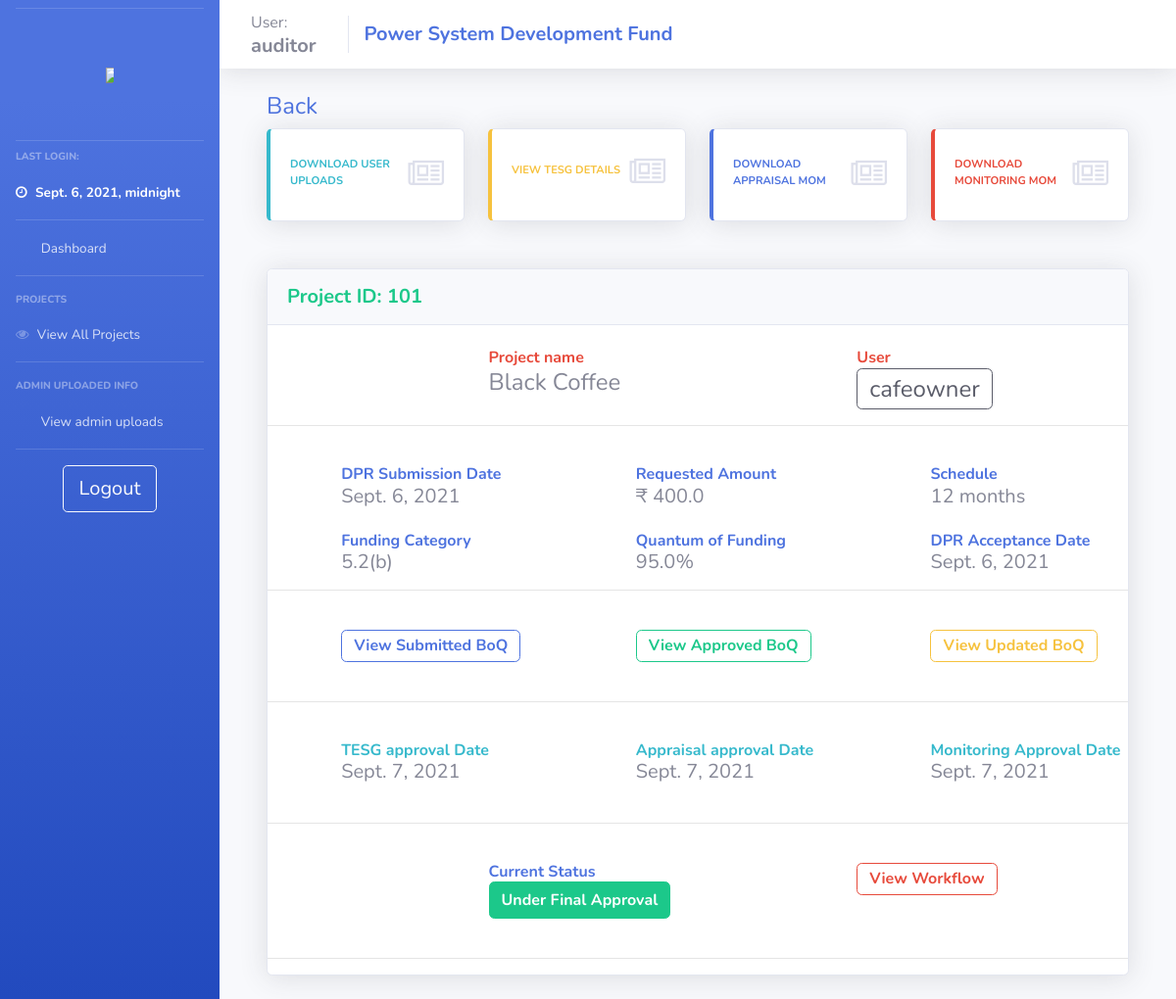
Before: /auditor_project_details/4 (signed in) with the older database file.
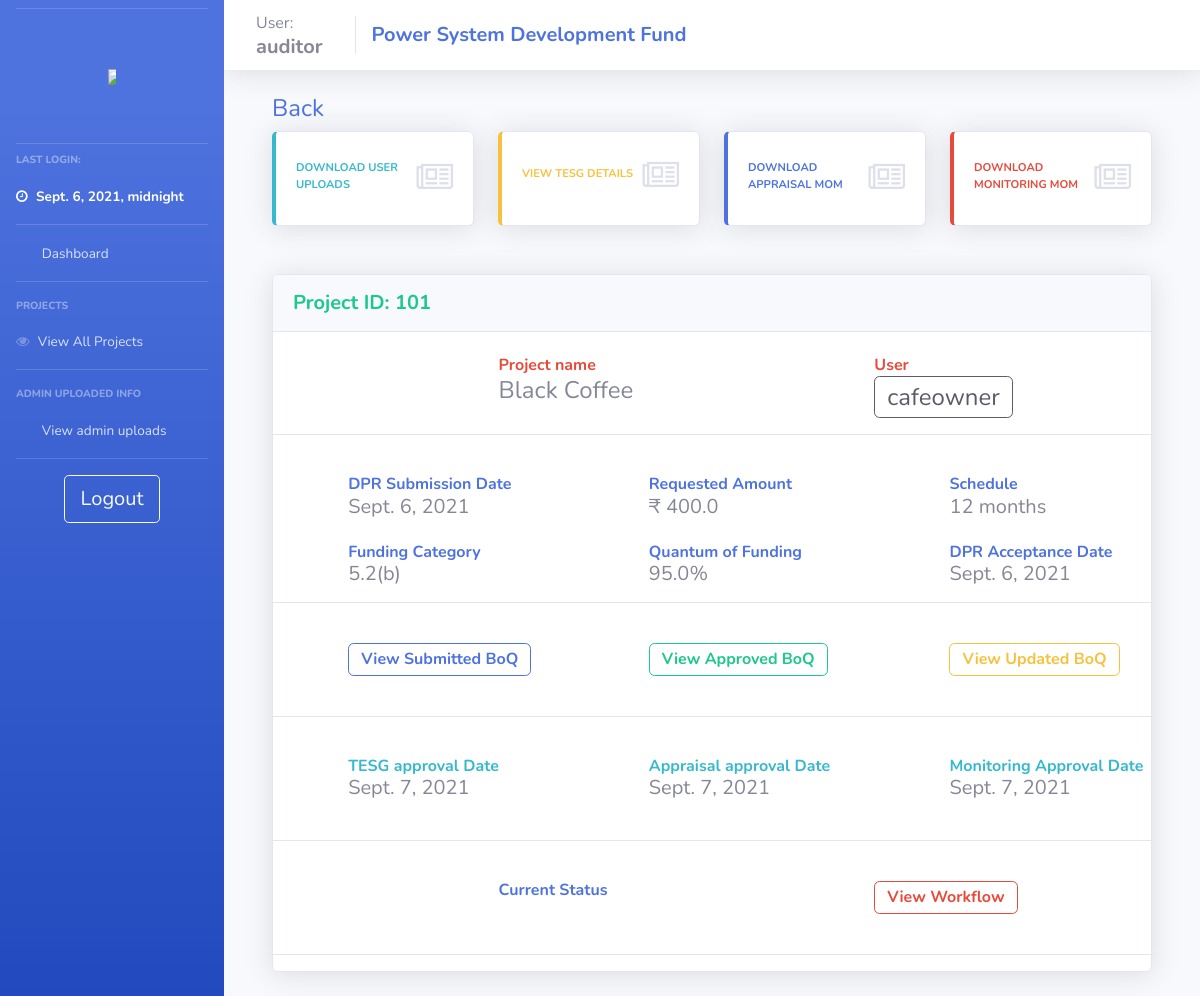
After: the same page with the newer database file.
### psdf_main/auditor_control.py (the view)
# urls.py: path('auditor_project_details/<str:projid>', views.auditor_project_details, name="auditor_project_details"),
def auditor_project_details(request, projid):
    if auditoronline(request):
        context = full_auditor_context(request)
        context['proj'] = projects.objects.get(id = projid)
        context['proj'].workflow = context['proj'].workflow.split(']*[')[1:]
        context['tesgs'] = TESG_master.objects.filter(project = context['proj'])
        return render(request, 'psdf_main/_auditor_view_project.html', context)
    else:
        return oops(request)

### psdf_main/helpers.py (called while the page is built)
def auditoronline(request):
    if (request.session.has_key('auditor')):
        return True
    else:
        return False

def full_auditor_context(request):
    if auditoronline(request):
        context = {'user':userDetails('auditor')}
        context['pending_projects'] = temp_projects.objects.all()
        context['all_projs'] = projects.objects.all()
        context['tesgs'] = TESG_admin.objects.all()
        context['apprs'] = Appraisal_admin.objects.all()
        context['monis'] = Monitoring_admin.objects.all()
        return context
    else:
        return {}

### psdf_main/templates/psdf_main/_auditor_view_project.html (shortened to what the changed rows need)
{% extends 'psdf_main/includes/auditor_layout.html'%} {% load static %} {% block body %}
<div class="container-fluid">
    <br>
    <div class="row">
        <div class="col-lg-12">
            <div class="card shadow mb-4">
                <br>
                <hr><br>
                <br>
                <br>
                <br>
                <br>
                <br>
                <br>
                <div class="row">
                    <div class="col-md-3">
                        <h6 class="m-0 font-weight-bold text-primary">Current Status</h6>
                        {% if proj.deny %}
                        <button type="button" class="btn btn-danger btn-responsive" data-toggle="modal" data-target="#reject">
                            <h6 class="m-0 font-weight-bold">REJECTED</h6>
                        </button>
                        <div class="text-xs">Click to view details</div>
                        {%elif proj.status == '1' %}
                        <h5 class="m-0 font-weight-bold btn btn-dark">Under TESG</h5>
                        {% elif proj.status == '2' %}
                        <h5 class="m-0 font-weight-bold btn btn-warning">Under Appraisal</h5>
                        {% elif proj.status == '3' %}
                        <h5 class="m-0 font-weight-bold btn btn-info">Under Monitoring</h5>
                        {% elif proj.status == '4' %}
                        <h5 class="m-0 font-weight-bold btn btn-success">Under Final Approval</h5>
                        {% endif %}
                    </div>
                </div>
                <br>
            </div>
        </div>
    </div>
</div>
{% endblock %}

Changed rows visible on the page:
changed projects "Black Coffee": status "4" → "5" (drawn)
Other visible differences:
text no longer shown: "Under Final Approval"
